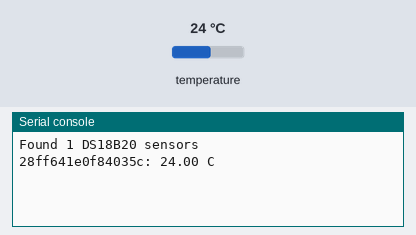
This program was run on a simulated Raspberry Pi Pico running MicroPython. Parts: the last lines printed to the serial console. The test bench sets the inputs (shaded band); at power-on: temperature 24 °C.

Above: at 1.2 s.
1.3 s: temperature set to 12 °C
At 3.4 s:
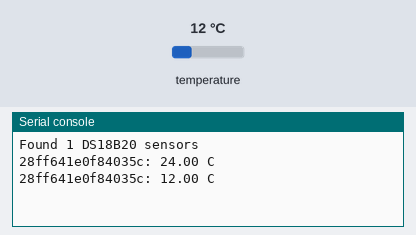
3.7 s: temperature set to 19 °C
At 5.7 s:
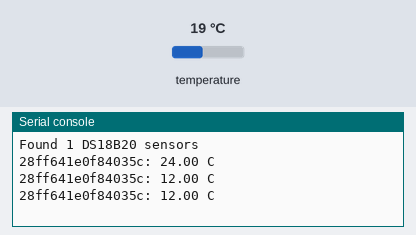
Timing chart, 0 to 7.2 s (numbered marks = the images above; inputs shaded):
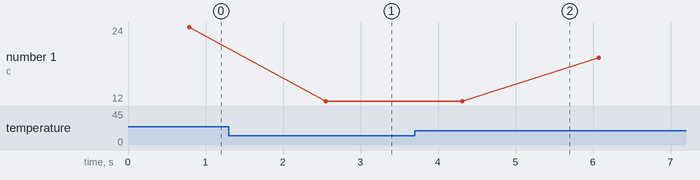

Measured:
- after the input at 1.3 s, the serial console: prints a new line after 1.3 s (image 1)
- plotted number 1: 24 → 12 after the input at 1.3 s, 12 → 19 after the input at 3.7 s

The program:

example.py
```python
# Runs on MicroPython (e.g., Raspberry Pi Pico), scans for DS18B20 devices on a OneWire pin, triggers conversion, and reads/prints each sensor's Celsius temperature.
#
# Buy this module: https://shillehtek.com/products/ds18b20-waterproof-digital-temp-sensor-probe-1m-for-arduino-pi
# Full manual: https://shillehtek.com/blogs/shillehtek-product-manuals/ds18b20-waterproof-digital-temp-sensor-probe-1m-for-arduino-pi-manual
# More examples: https://github.com/shillehbean/shillehtek-examples
#

# DS18B20 on Raspberry Pi Pico (MicroPython)
# Wire: Red=3V3, Black=GND, Yellow=GP15 with 4.7k pull-up to 3V3

from machine import Pin
import onewire, ds18x20, time

ow = onewire.OneWire(Pin(15))
ds = ds18x20.DS18X20(ow)

roms = ds.scan()
print("Found", len(roms), "DS18B20 sensors")

while True:
    ds.convert_temp()
    time.sleep_ms(750)
    for rom in roms:
        c = ds.read_temp(rom)
        print("{}: {:.2f} C".format(bytes(rom).hex(), c))
    time.sleep(1)
```
